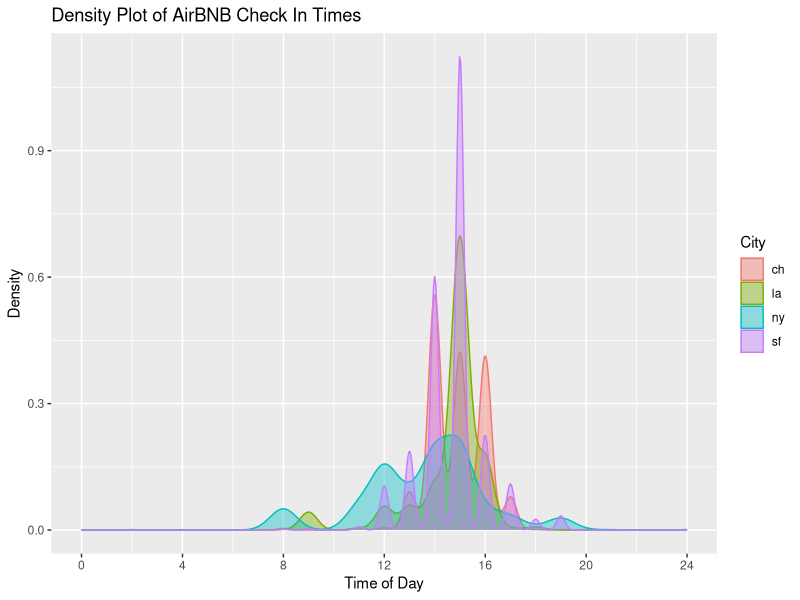
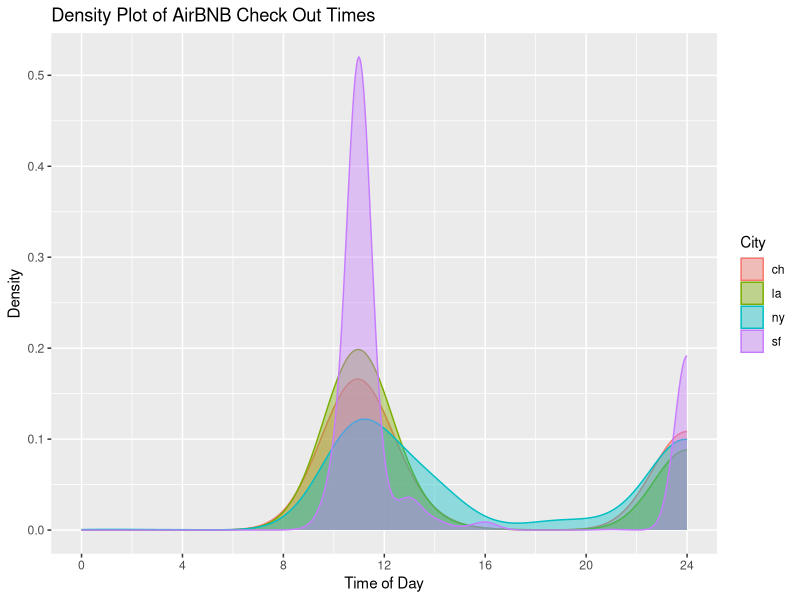

Recreate these plots in R, in order.
library(readr)
library(plyr)
library(dplyr)
library(stringr)
library(ggplot2)

four_cities <- read.csv("updated_cleaned_four_cities.csv")


##CLEANING CHECKED IN

View(unique(four_cities$Check.In))

#disregarding those observations with an unspecified/flexible check in or check out time
four_cities <- four_cities %>% 
  filter(!Check.In == "Unspecified") %>% 
  filter(!Check.In == "Flexible") %>% 
  filter(!is.na(Check.In)) %>% 
  filter(!Check.Out == "unspecified")

#only concerned with earliest check in times; removing ranges
four_cities$Check.In <- str_replace_all(four_cities$Check.In, "[ ]-.*", "")


#filters only pm check in values, removes pm, converts into numeric value and adds 12
#to put time into a 0-24hr interval for graphing
PM_only <- four_cities %>% 
  filter(str_detect(Check.In, "PM")) %>% 
  filter(!str_detect(Check.In, "12")) %>% 
  mutate(Check.In = as.numeric(str_replace_all(Check.In, "PM", ""))) %>% 
  mutate(Check.In = Check.In + 12)

#filters only am check in values, remvoes am, converts into numeric value
AM_only <- four_cities %>% 
  filter(str_detect(Check.In, "AM")) %>% 
  filter(!str_detect(Check.In, "12")) %>% 
  mutate(Check.In = as.numeric(str_replace_all(Check.In, "AM", "")))

#for one case of midnight and noontimes
twelve_pm <- four_cities %>% 
  filter(str_detect(Check.In, "12PM")) %>% 
  mutate(Check.In = as.numeric(str_replace_all(Check.In, "PM", "")))

twelve_am <- four_cities %>% 
  filter(str_detect(Check.In, "12AM")) %>% 
  mutate(Check.In = as.numeric(str_replace_all(Check.In, "AM", ""))) %>% 
  mutate(Check.In = Check.In + 12)
  
dfs <- list(PM_only, AM_only, twelve_pm, twelve_am)

cleaned_time_df <- join_all(dfs, type = "full")


##CLEANING CHECKED OUT

no_twelves_out <- cleaned_time_df %>% 
  filter(!str_detect(Check.Out, "12")) %>% 
  mutate(Check.Out = ifelse(str_detect(Check.Out, "AM"),
                            as.numeric(str_replace_all(Check.Out, "AM", "")), #as.numeric coerces NAs
                            as.numeric(str_replace_all(Check.Out, "PM", ""))+12))

cleaned_time_df <- cleaned_time_df %>% 
  filter(str_detect(Check.Out, "12")) %>% 
  mutate(Check.Out = ifelse(str_detect(Check.Out, "AM"),
                            as.numeric(str_replace_all(Check.Out, "AM", "")),
                            as.numeric(str_replace_all(Check.Out, "PM", ""))+12))

cleaned_time_df <- full_join(no_twelves_out, cleaned_time_df)

                            
ggplot(cleaned_time_df, aes(Check.In, fill = City, colour = City)) +
  geom_density(alpha = 0.4) +
  ggtitle("Density Plot of AirBNB Check In Times") +
  xlab("Time of Day") +
  ylab("Density") +
  scale_x_continuous(limits=c(0,24), breaks=seq(0,24,4))

ggplot(cleaned_time_df, aes(Check.Out, fill = City, colour = City)) +
  geom_density(alpha = 0.4) +
  ggtitle("Density Plot of AirBNB Check Out Times") +
  xlab("Time of Day") +
  ylab("Density") +
  scale_x_continuous(limits=c(0,24), breaks=seq(0,24,4))
